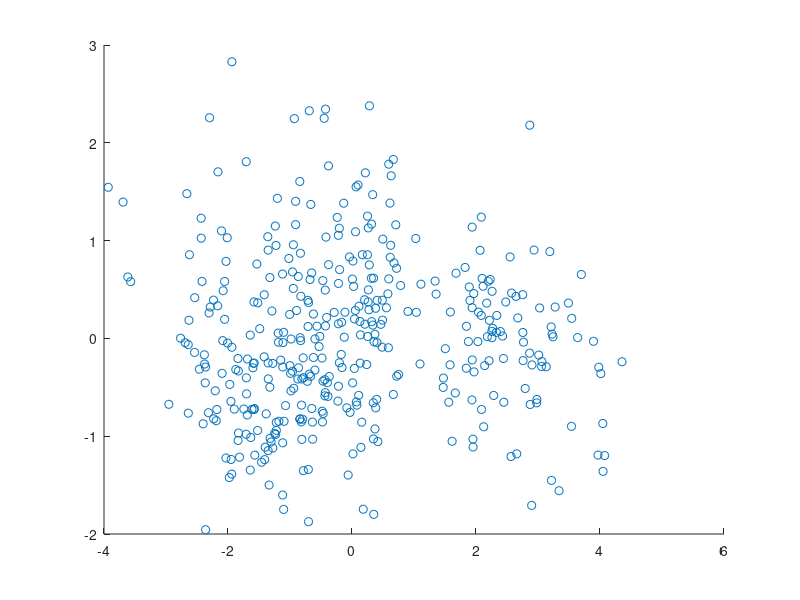

Write the MATLAB code that produced this figure. (Note: this script raises an error after producing the figure.)
load carbig;
indexes = ~isnan(MPG) & ~isnan(Weight) & ~isnan(Acceleration) & ~ isnan(Horsepower);
Weight2 = Weight(indexes);
Acceleration2 = Acceleration(indexes);
MPG2 = MPG(indexes);
Horsepower2 = Horsepower(indexes);
Model2 = Model(indexes,:);

X = zscore([MPG2 Acceleration2 Weight2 Horsepower2]);
[coeff, score, latent, tsquared, explained] = pca(X);

scatter(score(:,1),score(:,2));

N = hist(MPG);
pemp_MPG = N./sum(N);
shannon_entropy(pemp_MPG);
